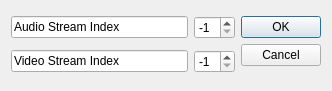
<?xml version="1.0" encoding="UTF-8"?>
<ui version="4.0">
 <class>selectStreamDialog_copy1</class>
 <widget class="QDialog" name="selectStreamDialog_copy1">
  <property name="geometry">
   <rect>
    <x>0</x>
    <y>0</y>
    <width>332</width>
    <height>91</height>
   </rect>
  </property>
  <property name="windowTitle">
   <string>Stream settings</string>
  </property>
  <layout class="QGridLayout" name="gridLayout">
   <item row="0" column="0">
    <widget class="QLineEdit" name="audioLineEdit">
     <property name="text">
      <string>Audio Stream Index</string>
     </property>
    </widget>
   </item>
   <item row="0" column="1">
    <widget class="QSpinBox" name="audioSpinBox">
     <property name="minimum">
      <number>-1</number>
     </property>
     <property name="value">
      <number>-1</number>
     </property>
    </widget>
   </item>
   <item row="0" column="2" rowspan="2">
    <widget class="QDialogButtonBox" name="buttonBox">
     <property name="orientation">
      <enum>Qt::Vertical</enum>
     </property>
     <property name="standardButtons">
      <set>QDialogButtonBox::Cancel|QDialogButtonBox::Ok</set>
     </property>
    </widget>
   </item>
   <item row="1" column="0">
    <widget class="QLineEdit" name="videoLineEdit">
     <property name="text">
      <string>Video Stream Index</string>
     </property>
    </widget>
   </item>
   <item row="1" column="1">
    <widget class="QSpinBox" name="videoSpinBox">
     <property name="minimum">
      <number>-1</number>
     </property>
     <property name="value">
      <number>-1</number>
     </property>
    </widget>
   </item>
  </layout>
 </widget>
 <resources/>
 <connections>
  <connection>
   <sender>buttonBox</sender>
   <signal>accepted()</signal>
   <receiver>selectStreamDialog_copy1</receiver>
   <slot>accept()</slot>
   <hints>
    <hint type="sourcelabel">
     <x>248</x>
     <y>254</y>
    </hint>
    <hint type="destinationlabel">
     <x>157</x>
     <y>274</y>
    </hint>
   </hints>
  </connection>
  <connection>
   <sender>buttonBox</sender>
   <signal>rejected()</signal>
   <receiver>selectStreamDialog_copy1</receiver>
   <slot>reject()</slot>
   <hints>
    <hint type="sourcelabel">
     <x>316</x>
     <y>260</y>
    </hint>
    <hint type="destinationlabel">
     <x>286</x>
     <y>274</y>
    </hint>
   </hints>
  </connection>
 </connections>
</ui>
